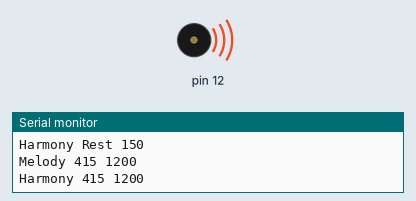
A sketch run on a simulated Arduino Uno, built with avr-gcc and run on an emulated ATmega328P. Parts: buzzer (waves = sounding), the last lines printed to the serial monitor. At 7.7 s the program stops and its outputs stay as they are.

Above: at 0.7 s.
At 7.7 s:
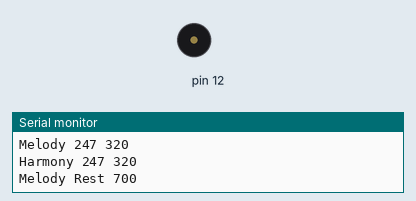
Timing chart, 0 to 9.2 s (numbered marks = the images above):
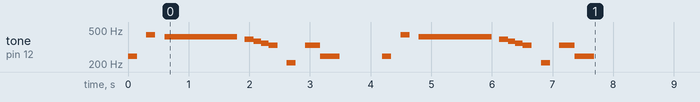

Measured:
- by itself, tone on pin 12: plays 247 Hz for 0.15 s, 440 Hz for 0.15 s, 415 Hz for 1.2 s, 392 Hz for 0.15 s, 370 Hz for 0.12 s, 349 Hz for 0.12 s … (20 notes in this stretch)

The sketch:

ejemplo2.ino
```cpp
// Written by Brett Hagman - bhagman@wiring.org.co
// Dual Tone Example for the Arduino/Wiring Tone Library

#include <Tone.h>

#define REST -1

Tone MTone;
Tone HTone;

int16_t melody[][2] =
{
  { NOTE_B3,  150  },
  { REST,     150  },
  { NOTE_A4,  150  },
  { REST,     150  },
  { NOTE_GS4, 1200 },
  { REST,     120  },
  { NOTE_G4,  150  },
  { NOTE_FS4, 120  },
  { NOTE_F4,  120  },
  { NOTE_E4,  150  },
  { REST,     150  },
  { NOTE_GS3, 150  },
  { REST,     150  },
  { NOTE_E4,  250  },
  { NOTE_B3,  320  },
  { REST,     700  },
  { NOTE_B3,  150  },
  { REST,     150  },
  { NOTE_A4,  150  },
  { REST,     150  },
  { NOTE_GS4, 1200 },
  { REST,     120  },
  { NOTE_G4,  150  },
  { NOTE_FS4, 120  },
  { NOTE_F4,  120  },
  { NOTE_E4,  150  },
  { REST,     150  },
  { NOTE_GS3, 150  },
  { REST,     150  },
  { NOTE_E4,  250  },
  { NOTE_B3,  320  },
  { REST,     700  }
};


int16_t harmony[][2] =
{
  { NOTE_B3,  150  },
  { REST,     150  },
  { NOTE_A4,  150  },
  { REST,     150  },
  { NOTE_GS4, 1200 },
  { REST,     120  },
  { NOTE_G4,  150  },
  { NOTE_FS4, 120  },
  { NOTE_F4,  120  },
  { NOTE_E4,  150  },
  { REST,     150  },
  { NOTE_GS3, 150  },
  { REST,     150  },
  { NOTE_E4,  250  },
  { NOTE_B3,  320  },
  { REST,     700  },
  { NOTE_B3,  150  },
  { REST,     150  },
  { NOTE_A4,  150  },
  { REST,     150  },
  { NOTE_GS4, 1200 },
  { REST,     120  },
  { NOTE_G4,  150  },
  { NOTE_FS4, 120  },
  { NOTE_F4,  120  },
  { NOTE_E4,  150  },
  { REST,     150  },
  { NOTE_GS3, 150  },
  { REST,     150  },
  { NOTE_E4,  250  },
  { NOTE_B3,  320  },
  { REST,     700  }
};

int mrows;
int hrows;


void setup()
{
  MTone.begin(13);
  HTone.begin(12);

  Serial.begin(9600);
  Serial.println(F("Dual Tone Test 1"));

  // Calculate the number of rows in our arrays
  mrows = sizeof(melody) / sizeof(melody[0]);
  hrows = sizeof(harmony) / sizeof(harmony[0]);
}


// Just a simple debug serial output function.
void printNote(const char *channel, int note, int duration)
{
  Serial.print(channel);
  Serial.print(' ');
  if (note > 0)
    Serial.print(note, DEC);
  else
    Serial.print(F("Rest"));
  Serial.print(' ');
  Serial.println(duration, DEC);
}


void loop()
{
  static int mi = 0;
  static int hi = 0;
  // Time To Next Melody Note
  static int ttnmn = 0;
  // Time To Next Harmony Note
  static int ttnhn = 0;

  int mdur;
  int hdur;

  // If we have more notes to play in the melody, and we're ready to play on this channel
  if (mi < mrows && ttnmn <= 0)
  {
    mdur = melody[mi][1];

    // If it is a note, play it.
    if (melody[mi][0] > 0)
    {
      MTone.play(melody[mi][0], mdur);
    }
    // Otherwise, it's a rest - do nothing

    printNote("Melody", melody[mi][0], mdur);

    // Get ready to play the next note.
    mi++;
    ttnmn = mdur;
  }

  // If we have more notes to play in the harmony, and we're ready to play on this channel
  if (hi < hrows && ttnhn <= 0)
  {
    hdur = harmony[hi][1];

    // If it is a note, play it.
    if (harmony[hi][0] > 0)
    {
      HTone.play(harmony[hi][0], hdur);
    }
    // Otherwise, it's a rest - do nothing

    printNote("Harmony", harmony[hi][0], hdur);

    // Get ready to play the next note.
    hi++;
    ttnhn = hdur;
  }

  // If we've run out of notes to play on both channels
  if (mi >= mrows && hi >= hrows)
  {
    // Last tone(s)/rest(s) is/are playing, but we're done

    Serial.println(F("Done!"));
    for (;;);
  }

  // This is here to aid the min() selection below
  // i.e. when either channel has finished, consider the next note much further away than the other.
  if (mi >= mrows)
    ttnmn = 32000;
  if (hi >= hrows)
    ttnhn = 32000;

  // Find out how much time we need until the next note on either channel.
  int dtime = min(ttnmn, ttnhn);

  if (dtime > 0)
  {
    delay(dtime);
    ttnmn -= dtime;
    ttnhn -= dtime;
  }
}
```
